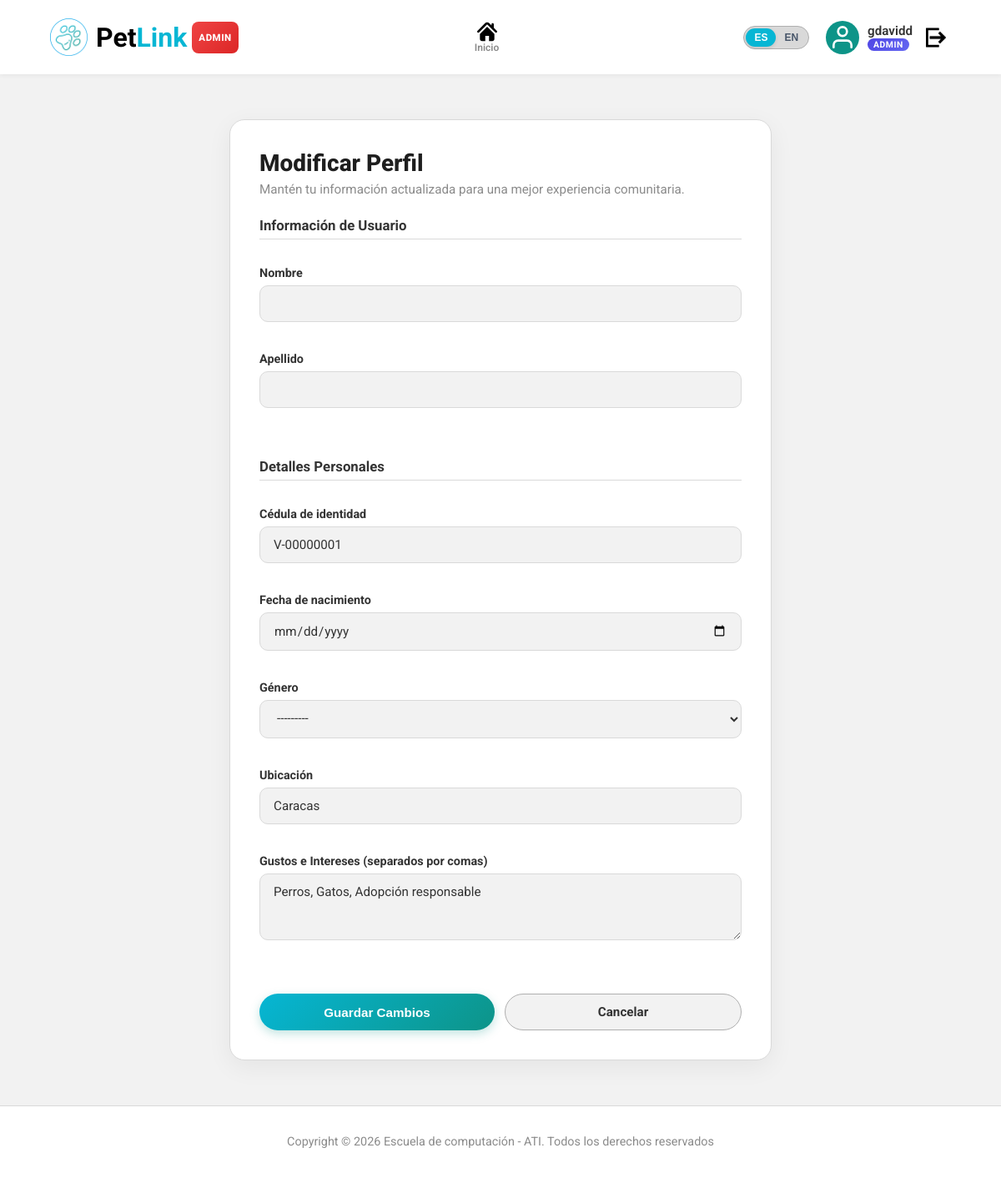
The page /profile/edit/ (signed in) on the database its author committed.
### app/models.py (models this page shows, shortened)
class CustomUser(AbstractUser):
    class Meta:
        verbose_name = _('Usuario')
        verbose_name_plural = _('Usuarios')

class UserProfile(models.Model):
    user = models.OneToOneField(
        settings.AUTH_USER_MODEL,
        on_delete=models.CASCADE,
        related_name='profile',
        verbose_name=_('Usuario')
    )
    id_number = models.CharField(max_length=20, unique=True, null=True, blank=True, verbose_name=_('Cédula de identidad'))
    birth_date = models.DateField(null=True, blank=True, verbose_name=_('Fecha de nacimiento'))
    gender = models.CharField(
        max_length=20,
        choices=[('Masculino', _('Masculino')), ('Femenino', _('Femenino'))],
        null=True,
        blank=True,
        verbose_name=_('Género')
    )
    location = models.CharField(max_length=100, null=True, blank=True, verbose_name=_('Ubicación'))
    is_verified = models.BooleanField(default=False, verbose_name=_('Verificado'))
    interests = models.TextField(null=True, blank=True, help_text=_("Separados por comas o en formato adecuado"), verbose_name=_('Gustos / Preferencias'))
    profile_picture = models.ImageField(upload_to='profiles/', null=True, blank=True, verbose_name=_('Foto de Perfil'))
    class Meta:
        verbose_name = _('Perfil')
        verbose_name_plural = _('Perfiles')

### app/views.py (the view, shortened to what this page needs)
# urls.py: path('profile/edit/', UserProfileUpdateView.as_view(), name='profile_edit'),
class UserProfileUpdateView(LoginRequiredMixin, View):
    template_name = 'profile_edit.html'
    def get(self, request, *args, **kwargs):
        profile, _ = UserProfile.objects.get_or_create(user=request.user)
        user_form = UserForm(instance=request.user)
        profile_form = UserProfileForm(instance=profile)
        context = {
            'user_form': user_form,
            'profile_form': profile_form,
        }
        return render(request, self.template_name, context)

### app/forms.py
class UserForm(forms.ModelForm):
    class Meta:
        model = User
        fields = ['first_name', 'last_name']
        widgets = {
            'first_name': forms.TextInput(attrs={'class': 'auth-form-group input'}),
            'last_name': forms.TextInput(attrs={'class': 'auth-form-group input'}),
        }

class UserProfileForm(forms.ModelForm):
    class Meta:
        model = UserProfile
        fields = ['id_number', 'birth_date', 'gender', 'location', 'interests']
        widgets = {
            'id_number': forms.TextInput(attrs={'class': 'auth-form-group input'}),
            'birth_date': forms.DateInput(attrs={'type': 'date', 'class': 'auth-form-group input'}),
            'gender': forms.Select(attrs={'class': 'auth-form-group input'}),
            'location': forms.TextInput(attrs={'class': 'auth-form-group input'}),
            'interests': forms.Textarea(attrs={'rows': 3, 'class': 'auth-form-group input'}),
        }

### app/templates/profile_edit.html (shortened to what this page needs)
{% extends 'base.html' %}
{% load i18n %}
{% block content %}
<div class="profile-edit-wrapper">
    <div class="profile-edit-card">
        <h2>{% translate "Modificar Perfil" %}</h2>
        <p class="profile-description">{% translate "Mantén tu información actualizada para una mejor experiencia comunitaria." %}</p>
        <form method="post" class="edit-pet-form">
            <h4>{% translate "Información de Usuario" %}</h4>
            <div class="edit-form-group">
                <label>{% translate "Nombre" %}</label>
                {{ user_form.first_name }}
            </div>
            <div class="edit-form-group">
                <label>{% translate "Apellido" %}</label>
                {{ user_form.last_name }}
            </div>
            <h4>{% translate "Detalles Personales" %}</h4>
            <div class="edit-form-group">
                <label>{% translate "Cédula de identidad" %}</label>
                {{ profile_form.id_number }}
            </div>
            <div class="edit-form-group">
                <label>{% translate "Fecha de nacimiento" %}</label>
                {{ profile_form.birth_date }}
            </div>
            <div class="edit-form-group">
                <label>{% translate "Género" %}</label>
                {{ profile_form.gender }}
            </div>
            <div class="edit-form-group">
                <label>{% translate "Ubicación" %}</label>
                {{ profile_form.location }}
            </div>
            <div class="edit-form-group">
                <label>{% translate "Gustos e Intereses (separados por comas)" %}</label>
                {{ profile_form.interests }}
            </div>
            <div class="profile-edit-actions">
                <button type="submit" class="btn-save-profile">
                    {% translate "Guardar Cambios" %}
                </button>
                <a href="{% url 'profile' %}" class="btn-cancel-profile">
                    {% translate "Cancelar" %}
                </a>
            </div>
        </form>
    </div>
</div>
{% endblock %}

### app/templates/base.html (shortened to what this page needs)
{% load static %}
{% load i18n %}
<!DOCTYPE html>
<html lang="{{ LANGUAGE_CODE|default:'es' }}">
<head>
    <link rel="stylesheet" href="{% static 'css/style.css' %}">
</head>
<body>
    <header class="header-main">
        {% block header %}
        {% if user.is_staff or user.is_superuser %}
        <a href="{% url 'reports' %}" class="logo-container" aria-label="{% translate 'Ir a Inicio de Administrador' %}">
            <img class="logo" src="{% static 'img/logoConFondo.png' %}" alt="Logo de PetLink">
            <h1 class="titulo">Pet<span class="titulo2">Link</span> <span class="admin-title-badge">Admin</span></h1>
        </a>
        <nav class="nav-desktop desktop-only">
            <a href="{% url 'reports' %}" class="nav-item {% if active_tab == 'reports' %}active{% endif %}">
                <img class="nav-img" src="{% static 'img/home.svg' %}" alt="{% translate 'Inicio' %}">
                <span>{% translate "Inicio" %}</span>
            </a>
        </nav>
        {% endif %}
        <div class="user-profile desktop-only">
            <form action="{% url 'set_language' %}" method="post" class="lang-switch-form">
                <div class="lang-switch-btn-group">
                    {% get_current_language as CURRENT_LANG %}
                    <button type="submit" name="language" value="es" class="lang-btn {% if CURRENT_LANG == 'es' %}active{% endif %}" title="Español">ES</button>
                    <button type="submit" name="language" value="en" class="lang-btn {% if CURRENT_LANG == 'en' %}active{% endif %}" title="English">EN</button>
                </div>
            </form>
            {% if user.is_authenticated %}
            <a href="{% url 'profile' %}" class="user-profile-anchor" title="{% translate 'Ver mi perfil' %}">
                <div id="circuloIconoUsuario">
                    <img src="{% static 'img/userIcon.svg' %}" id="iconoUsuario" alt="{% translate 'Usuario' %}">
                </div>
                <div class="user-name-wrapper">
                    <p class="user-display-name">{{ user.first_name|default:user.username }}</p>
                    {% if user.is_staff or user.is_superuser %}
                    <span class="admin-pill-tag">Admin</span>
                    {% endif %}
                </div>
            </a>
            <form action="{% url 'logout' %}" method="post" style="display:inline;">
                <button type="submit" class="btn-logout-icon" title="{% translate 'Cerrar sesión' %}" aria-label="{% translate 'Cerrar sesión' %}"><img
                        class="nav-img" src="{% static 'img/cerrarSesion.png' %}" alt="{% translate 'Salir' %}"></button>
            </form>
            {% else %}
            <div class="auth-buttons-header">
                <a href="{% url 'login' %}" class="btn-header-login">{% translate "Iniciar Sesión" %}</a>
                <a href="{% url 'register' %}" class="btn-header-register">{% translate "Registro" %}</a>
            </div>
            {% endif %}
        </div>
        {% endblock %}
    </header>
                    {% get_current_language as CURRENT_LANG %}
    <main>
        {% block content %}{% endblock %}
    </main>
    <footer>
        {% block footer %}
        <p>{% translate "Copyright &copy; 2026 Escuela de computación - ATI. Todos los derechos reservados" %}</p>
        {% endblock %}
    </footer>
</body>
</html>

### app/static/css/_theme.css (style rules this page uses)
:root { --main-color: #06B6D4; --accent-color: #0D9488; --black: #000; --white: #fff; --grey-50: #f2f2f2; --grey-100: #d9d9d9; --grey-200: #afafaf; --grey-400: #8b8b8b; --grey-800: #333; --grey-950: #1e1e1e; --primary-font: "Roboto", sans-serif; --condensed-font: "Roboto Condensed", sans-serif; --flex-font: "Roboto Flex", sans-serif; }

### app/static/css/layout.css (style rules this page uses)
body { font-family: var(--primary-font); margin: 0; background-color: var(--grey-50); display: flex; flex-direction: column; min-height: 100vh; }
main { flex: 1; padding: 2% 5%; }
.header-main { background-color: var(--white); display: flex; justify-content: space-between; align-items: center; padding: 1% 5%; box-shadow: 0 2px 5px rgba(0, 0, 0, 0.05); }
.logo-container { display: flex; align-items: center; text-decoration: none; gap: 10px; }
.logo { height: 45px; width: auto; }
.titulo { color: var(--black); font-size: 2rem; font-weight: 700; margin: 0; display: flex; }
.titulo2 { color: var(--main-color); }
.nav-desktop { display: flex; gap: 25px; }
nav { display: flex; justify-content: space-around; align-items: center; height: 65px; }
.nav-item { display: flex; flex-direction: column; align-items: center; justify-content: center; text-decoration: none; color: var(--grey-400); font-size: 0.75rem; font-weight: 600; transition: color 0.3s; width: 100%; }
.nav-img { max-width: 2vw; max-height: auto; }
.user-profile { display: flex; align-items: center; gap: 10px; font-weight: 500; }
.user-profile-anchor { display: flex; align-items: center; gap: 10px; text-decoration: none; color: var(--grey-800); }
#circuloIconoUsuario { display: flex; justify-content: center; align-items: center; width: 40px; height: 40px; background-color: var(--accent-color); border-radius: 50%; }
#iconoUsuario { width: 60%; height: auto; }
.user-name-wrapper { display: flex; flex-direction: column; }
.user-display-name { margin: 0; font-weight: 600; font-size: 0.95rem; }
footer { background-color: var(--white); font-size: 0.9rem; text-align: center; color: var(--grey-400); padding: 20px; border-top: 1px solid var(--grey-100); margin-top: auto; }

### app/static/css/components.css (style rules this page uses)
.btn-logout-icon { background: none; border: none; cursor: pointer; padding: 6px; border-radius: 8px; transition: background-color 0.2s; display: flex; align-items: center; }
.lang-switch-form { display: inline-flex; align-items: center; margin: 0 10px; }
.lang-switch-btn-group { display: inline-flex; background: var(--grey-100, #f1f5f9); border-radius: 20px; padding: 2px; border: 1px solid var(--grey-200, #e2e8f0); }
.lang-btn { border: none; background: transparent; padding: 4px 10px; border-radius: 16px; font-size: 0.75rem; font-weight: 700; cursor: pointer; color: var(--grey-600, #475569); transition: all 0.2s ease; }
.lang-btn.active { background: var(--main-color, #06b6d4); color: #ffffff; box-shadow: 0 2px 4px rgba(0, 0, 0, 0.1); }
.admin-pill-tag { background: linear-gradient(135deg, #4F46E5, #6366F1); color: var(--white); font-size: 0.65rem; font-weight: 700; padding: 1px 7px; border-radius: 10px; text-transform: uppercase; letter-spacing: 0.5px; align-self: flex-start; }
.admin-title-badge { background: linear-gradient(135deg, #ef4444, #dc2626); color: var(--white); font-size: 0.72rem; font-weight: 800; padding: 12px 8px; border-radius: 8px; text-transform: uppercase; letter-spacing: 0.5px; vertical-align: middle; margin-left: 6px; }

### app/static/css/pages/auth.css (style rules this page uses)
.auth-form-group { margin-bottom: 18px; display: flex; flex-direction: column; }

### rows shown on the page
CustomUser: first_name "gdavidd"
UserProfile: id_number "V-00000001", gender "---------", location "Caracas", interests "Perros, Gatos, Adopción responsable"
